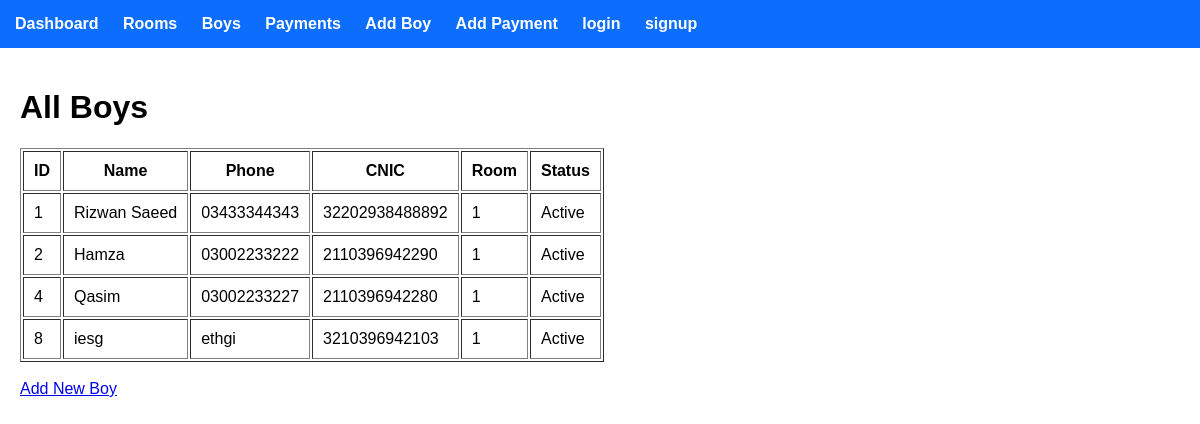
/boys/, run on the app's committed database.
### hostal/models.py (models this page shows, shortened)
class Boy(models.Model):
    room = models.ForeignKey(
        "Room",
        on_delete=models.SET_NULL,
        null=True,
        related_name="boys"
    )
    full_name = models.CharField(max_length=100)
    father_name = models.CharField(max_length=100)
    phone = models.CharField(max_length=15)
    cnic = models.CharField(max_length=20, unique=True)
    address = models.TextField()
    joining_date = models.DateField(default=timezone.now)
    is_active = models.BooleanField(default=True)
    created_at = models.DateTimeField(auto_now_add=True)

class Room(models.Model):
    MAX_SEATS = 6
    room_number = models.CharField(max_length=10, unique=True)
    created_at = models.DateTimeField(auto_now_add=True)

### hostal/views.py (the view)
# urls.py: path("boys/", views.boys_list, name="boys_list"),
def boys_list(request):
    boys = Boy.objects.all()
    return render(request, "hostal/boys_list.html", {"boys": boys})

### hostal/templates/hostal/boys_list.html (shortened to what this page needs)
{% extends 'payment/base.html' %}
{% block content %}
<!DOCTYPE html>
<html>
<head>
</head>
<body>
    <h1>All Boys</h1>
    <table border="1" cellpadding="10">
        <tr>
            <th>ID</th>
            <th>Name</th>
            <th>Phone</th>
            <th>CNIC</th>
            <th>Room</th>
            <th>Status</th>
        </tr>
        {% for boy in boys %}
        <tr>
            <td>{{ boy.id }}</td>
            <td>{{ boy.full_name }}</td>
            <td>{{ boy.phone }}</td>
            <td>{{ boy.cnic }}</td>
            <td>{{ boy.room.room_number }}</td>
            <td>
                {% if boy.is_active %}
                    Active
                {% else %}
                    Left
                {% endif %}
            </td>
        </tr>
        {% empty %}
        <tr>
            <td colspan="6">No Boys Found.</td>
        </tr>
        {% endfor %}
    </table>
    <br>
    <a href="{% url 'add_boy' %}">Add New Boy</a>
</body>
</html>
{%endblock%}

### payment/templates/payment/base.html (shortened to what this page needs)
<!DOCTYPE html>
<html>
<head>
</head>
<body>
<nav>
    <a href="{% url 'dashboard' %}">Dashboard</a>
    <a href="{% url 'room_list' %}">Rooms</a>
    <a href="{% url 'boys_list' %}">Boys</a>
    <a href="{% url 'payment_list' %}">Payments</a>
    <a href="{% url 'add_boy' %}">Add Boy</a>
    <a href="{% url 'add_payment' %}">Add Payment</a>
{% if request.user.is_authenticated  %}
    <a href="{% url 'logout' %}">Logout</a>
{% else %}
    <a href="{% url 'login'%}">login</a>
    <a href="{% url 'signup'%}">signup</a>
{% endif %}
</nav>
<div class="container">
{% block content %}
{% endblock %}
</div>
</body>
</html>

### payment/templates/payment/base.html (style rules this page uses)
body { margin:0; font-family:Arial; }
nav { background:#0d6efd; padding:15px; }
nav a { color:white; text-decoration:none; margin-right:20px; font-weight:bold; }
.container { padding:20px; }

### data on the page
Boy: id "1", full_name "Rizwan Saeed", phone "03433344343", cnic "32202938488892", room.room_number "1", is_active "Active"
Boy: id "2", full_name "Hamza", phone "03002233222", cnic "2110396942290", room.room_number "1", is_active "Active"
Boy: id "4", full_name "Qasim", phone "03002233227", cnic "2110396942280", room.room_number "1", is_active "Active"
Boy: id "8", full_name "iesg", phone "ethgi", cnic "3210396942103", room.room_number "1", is_active "Active"
